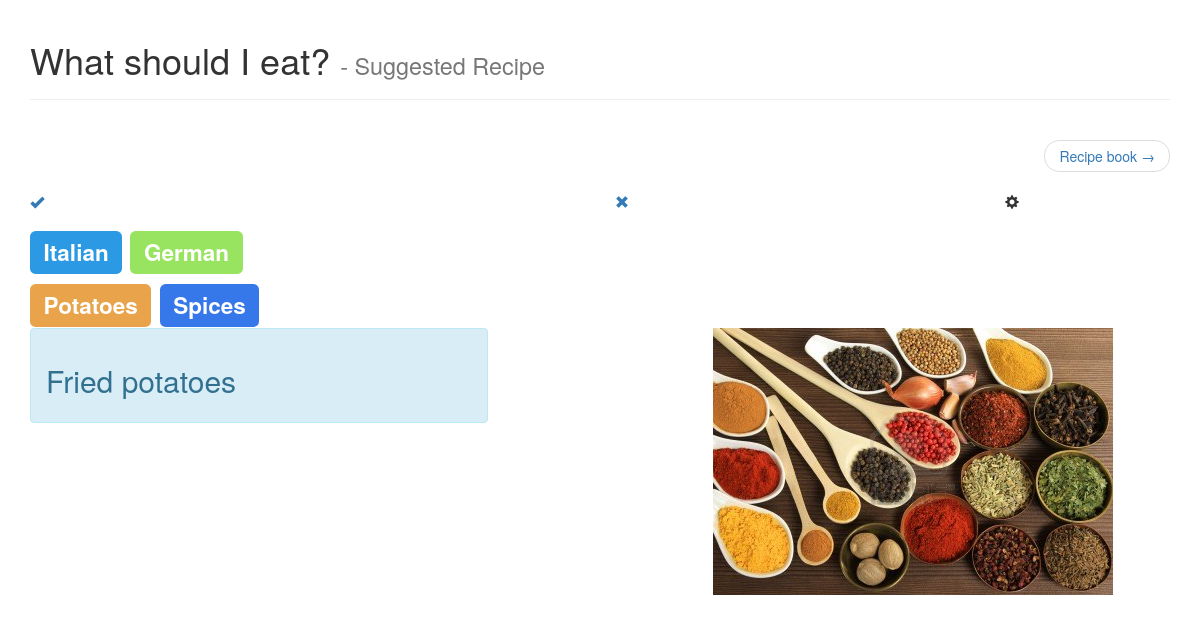
The app's page /, older data.
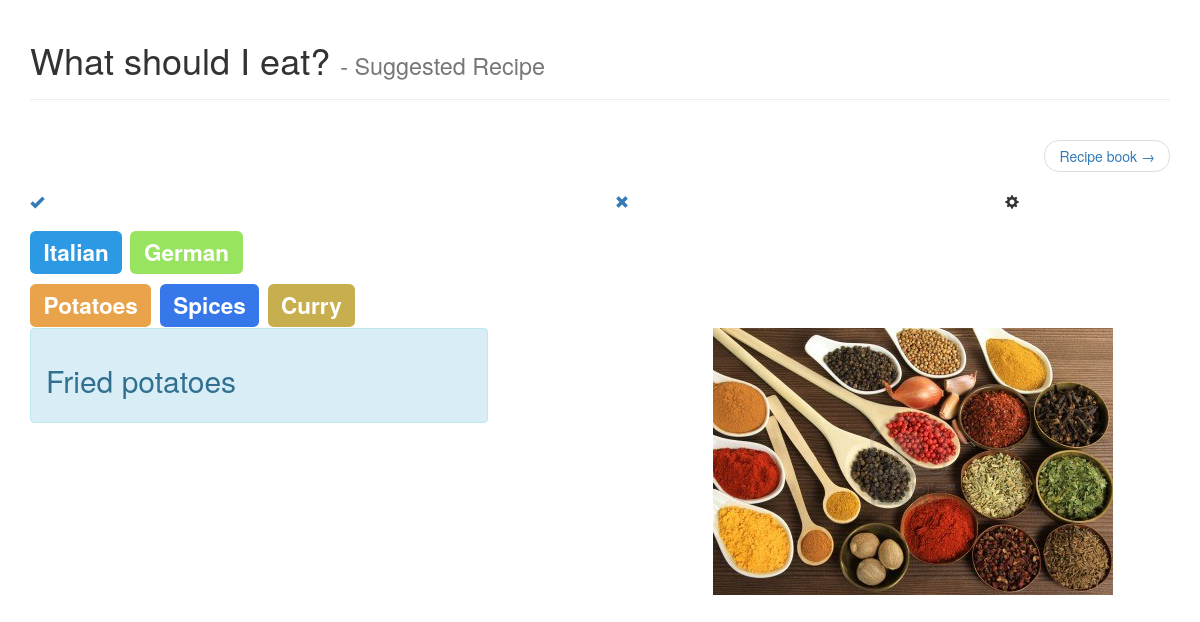
The same page, newer data.
### recipe_book/models.py (models this page shows, shortened)
class Tag(models.Model):
    name = models.CharField(max_length=80, unique=True)
    color = ColorField(default="#2f9de3")

class Ingredient(models.Model):
    name = models.CharField(max_length=200)
    image = models.ImageField(upload_to=ingredient_image_location, blank=True)
    color = ColorField(default="#e9c871", blank=True)

class Recipe(models.Model):
    name = models.CharField(max_length=200)
    description = models.TextField()
    cooked_last = models.DateField("cooked last on")
    priority = models.PositiveIntegerField(default=0)
    tags = models.ManyToManyField(Tag)
    ingredients = models.ManyToManyField(
        Ingredient,
        through="IngredientAmount"
    )

### what_should_i_eat/views.py (the view)
# urls.py: url(r'^$', views.index, name='index'),
def index(request):
    tags = Tag.objects.all()
    ingredients = Ingredient.objects.all()
    recipe = suggest_recipe(
        Recipe.objects.all(),
        tags,
        ingredients
    )
    return render(request, "what_should_i_eat/index.html", {
        "title": "suggested recipe",
        "recipe": recipe,
        "tags": tags,
        "ingredients": ingredients,
        "images": prepare_images(recipe),
    })

### what_should_i_eat/views.py (called while the page is built)
def suggest_recipe(recipes, tags, ingredients):
    return (
        recipes
        .filter(Q(tags__in=tags) | Q(ingredients__in=ingredients))
        .order_by("cooked_last", "-priority")
        .first()
    )

def prepare_images(recipe):
    if recipe is None:
        return []
    return [
        {
            "url": image.image.url,
            "name": path.basename(image.image.url),
        }
        for image in recipe.images.all()
    ]

### what_should_i_eat/templates/what_should_i_eat/index.html (shortened to what this page needs)
{% extends "what_should_i_eat/base.html" %}
{% load compile_static %}
{% load staticfiles %}
{% load global_filters %}
{% block head %}
    {{ block.super }}
    <link href="{% static 'shared/css/slick.css' %}" rel="stylesheet" type="text/css" />
    <link href="{% static 'what_should_i_eat/css/index.sass'|compile %}" rel="stylesheet" type="text/css" />
    <link href="{% static 'what_should_i_eat/css/recipe_overview.sass'|compile %}" rel="stylesheet" type="text/css" />
{% endblock %}
{% block nav %}
    <ul class="pager">
        <li class="next">
            <a href="{% url 'recipe_book:index' %}" role="button">
                Recipe book
                <span aria-hidden="true">&rarr;</span>
            </a>
        </li>
    </ul>
{% endblock %}
{% block content %}
    <div class="row options">
        <div class="col-xs-6">
            <a class="cook-recipe" href="{% url 'cook_recipe' recipe.id %}">
                <div class="option yes">
                    <span class="glyphicon glyphicon-ok"></span>
                </div>
            </a>
        </div>
        <div class="col-xs-4">
            <a class="dismiss-recipe" href="{% url 'dismiss_recipe' recipe.id %}">
                <div class="option no">
                    <span class="glyphicon glyphicon-remove"></span>
                </div>
            </a>
        </div>
        <div class="col-xs-2">
            <div class="option more">
                <span class="glyphicon glyphicon-cog"></span>
            </div>
        </div>
    </div>
    <div class="option-contents">
        <h2 class="choose tags">
            {% for tag in tags %}
                {% include "recipe_book/tag.html" %}
            {% endfor %}
        </h2>
        <h2 class="choose ingredients">
            {% for ingredient in ingredients %}
                <span class="label ingredient" style="background-color: {{ingredient.color}};" data-id="{{ingredient.id}}">{{ingredient.name}}</span>
            {% endfor %}
        </h2>
    </div>
    {% include "what_should_i_eat/recipe_overview.html" %}
{% endblock %}

### what_should_i_eat/templates/what_should_i_eat/base.html (shortened to what this page needs)
<!DOCTYPE html>
{% load staticfiles %}
{% load compile_static %}
<html>
<head>
    {% block head %}
        <link href="{% static 'shared/css/bootstrap.min.css' %}" rel="stylesheet" type="text/css" />
        <link href="{% static 'what_should_i_eat/css/base.sass'|compile %}" rel="stylesheet" type="text/css" />
    {% endblock %}
</head>
<body>
<div class="container">
    <div class="page-header">
        <h1>
            What should I eat?
            {% if title %}
                <small>- {{title | title}}</small>
            {% endif %}
        </h1>
    </div>
    <div class="nav row">
        <div class="col-xs-12">
            {% block nav %}{% endblock %}
        </div>
    </div>
    {% block content %}{% endblock %}
</div>
</body>
</html>

### recipe_book/templates/recipe_book/tag.html
<span class="label tag" style="background-color: {{tag.color}};" data-id="{{tag.id}}">{{tag.name}}</span>

### what_should_i_eat/templates/what_should_i_eat/recipe_overview.html
<div class="row recipe-overview">
    <div class="col-xs-5">
        <div class="alert alert-info recipe-name">
            <h2 class="recipe-name-text">
                {{ recipe.name }}
            </h2>
        </div>
    </div>
    <div class="col-xs-2"></div>
    <div class="col-xs-5 carousel">
        {% for image in images %}
            <img src="{{image.url}}" alt="{{ recipe.name }} {{forloop.counter}}" title="{{ recipe.name }} {{forloop.counter}}" />
        {% endfor %}
    </div>
</div>

Row changes from the older to the newer data that the page shows:
added Ingredient: name "Curry"
